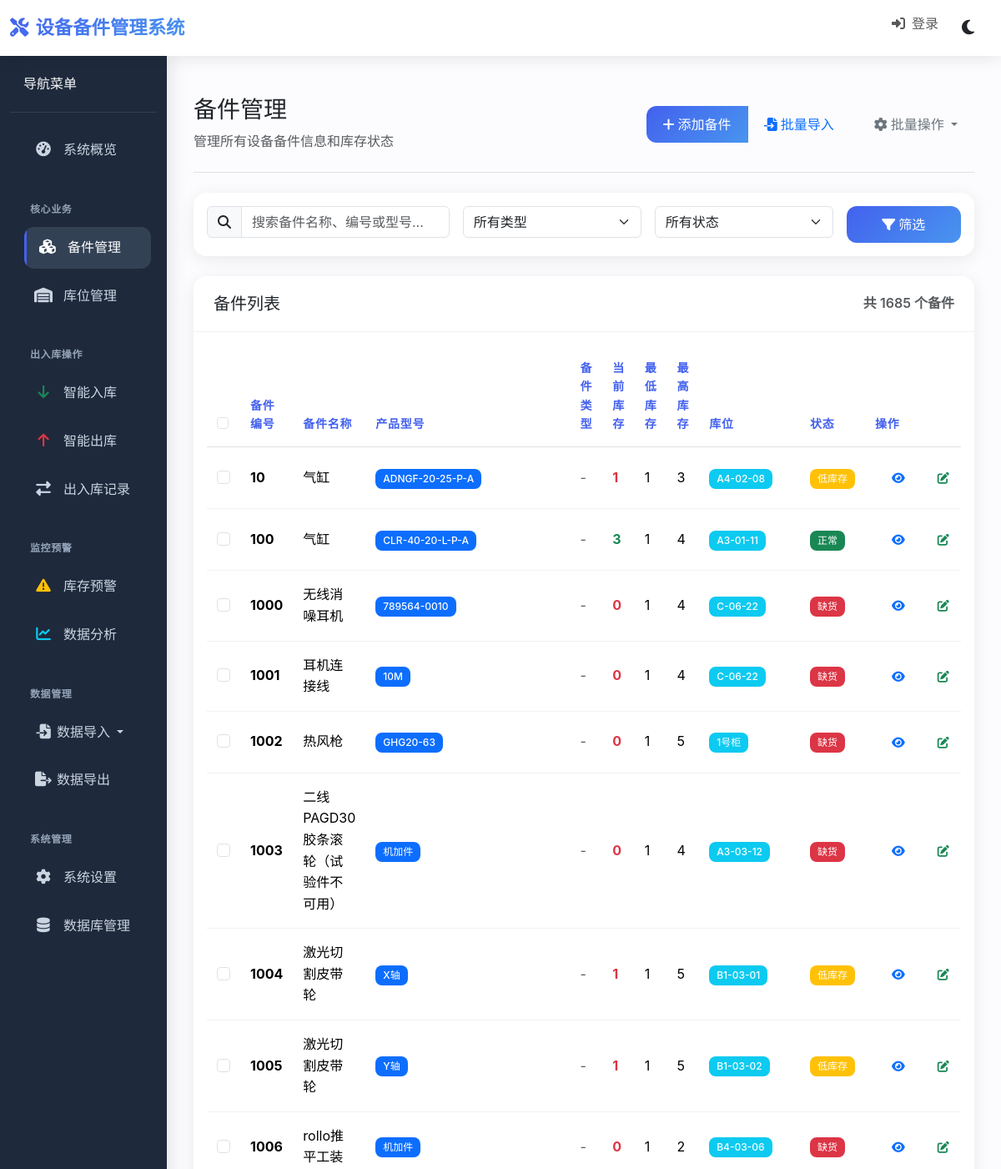
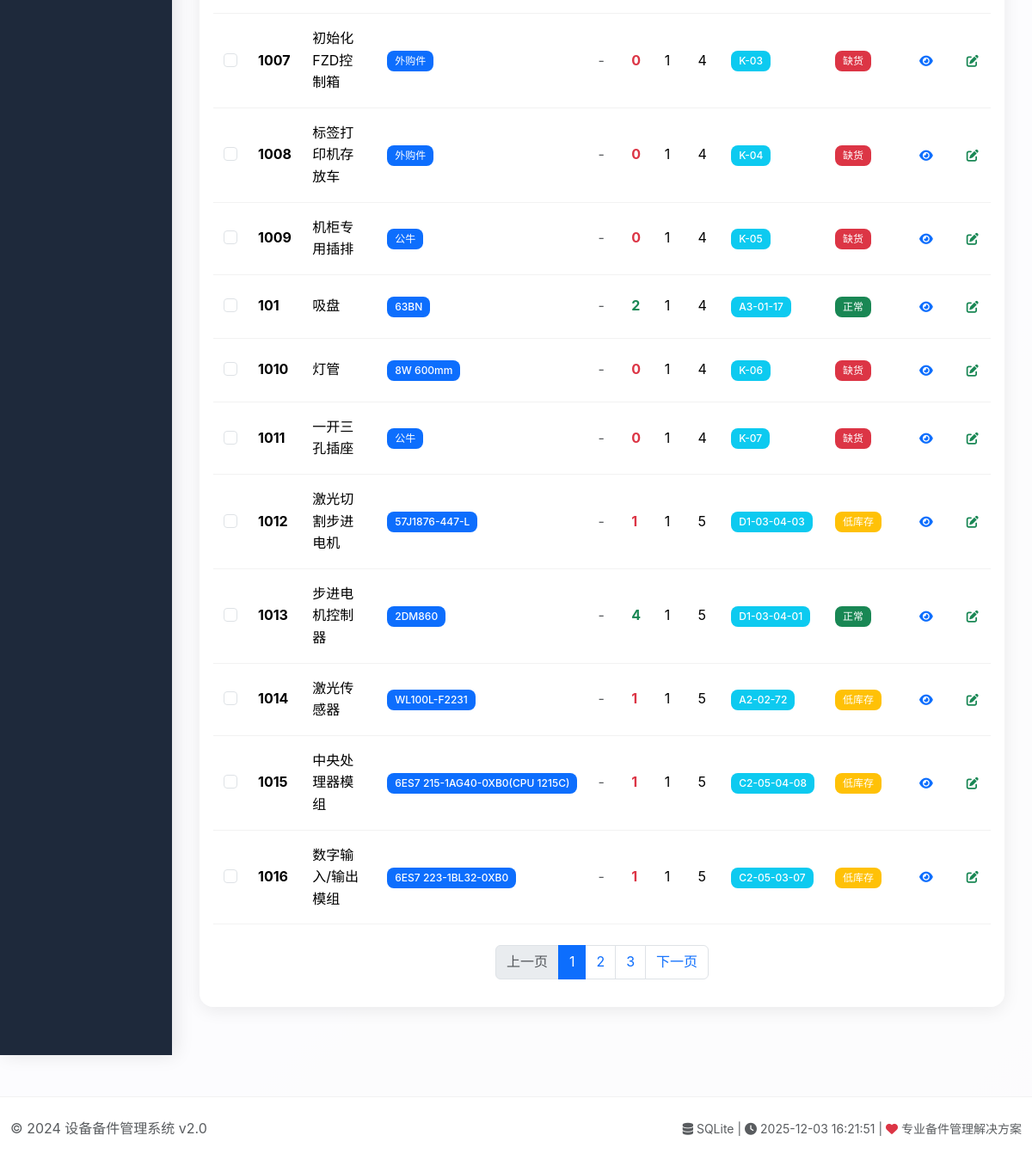
Page /parts on the committed database (2 pictures, top to bottom).
### tables this page shows
CREATE TABLE spare_parts (
                id INTEGER PRIMARY KEY AUTOINCREMENT,
                part_no TEXT UNIQUE NOT NULL,
                name TEXT NOT NULL,
                type TEXT,
                product_model TEXT,
                current_stock INTEGER DEFAULT 0,
                min_stock INTEGER DEFAULT 0,
                max_stock INTEGER DEFAULT 0,
                key_part BOOLEAN DEFAULT FALSE,
                lt_weeks INTEGER DEFAULT 0,
                unit_price REAL DEFAULT 0.0,
                unit TEXT DEFAULT '个',
                location TEXT,
                supplier TEXT,
                description TEXT,
                created_date TIMESTAMP DEFAULT CURRENT_TIMESTAMP,
                updated_date TIMESTAMP DEFAULT CURRENT_TIMESTAMP,
                FOREIGN KEY (location) REFERENCES locations(location_code)
            );

### routes/parts_routes.py (the view, shortened to what this page needs)
    @app.route('/parts')
    def parts_list():
        try:
            search = request.args.get('search', '')
            type_filter = request.args.get('type_filter', '')
            stock_status = request.args.get('stock_status', '')
            page = safe_int(request.args.get('page', 1))
            per_page = safe_int(request.args.get('per_page', 20))
            parts = get_all_spare_parts()
            filtered_parts = []
            for part in parts:
                if search:
                    search_lower = search.lower()
                    if (search_lower not in safe_str(part[1]).lower() and  # part_no
                            search_lower not in safe_str(part[2]).lower() and  # name
                            search_lower not in safe_str(part[4]).lower()):  # product_model
                        continue
                if type_filter and safe_str(part[3]) != type_filter:
                    continue
                filtered_parts.append(part)
            total_parts = len(filtered_parts)
            start_idx = (page - 1) * per_page
            end_idx = start_idx + per_page
            paginated_parts = filtered_parts[start_idx:end_idx]
            return render_template('parts_list.html',
                                   parts=paginated_parts,
                                   total_parts=total_parts,
                                   page=page,
                                   per_page=per_page,
                                   search=search,
                                   type_filter=type_filter,
                                   stock_status=stock_status,
                                   now=datetime.datetime.now())
        except Exception as e:
            app.logger.error(f"加载备件列表失败: {str(e)}")
            flash('加载备件列表失败', 'danger')
            return render_template('parts_list.html',
                                   parts=[],
                                   total_parts=0,
                                   page=1,
                                   per_page=20,
                                   search='',
                                   type_filter='',
                                   stock_status='',
                                   now=datetime.datetime.now())

### templates/parts_list.html (shortened to what this page needs)
{% extends "base.html" %}
{% block content %}
<div class="d-flex justify-content-between flex-wrap flex-md-nowrap align-items-center pt-3 pb-4 mb-4 border-bottom">
    <div>
        <h1 class="h3 mb-2">备件管理</h1>
        <p class="text-muted mb-0">管理所有设备备件信息和库存状态</p>
    </div>
    <div class="btn-toolbar mb-2 mb-md-0">
        <div class="btn-group me-2">
            <a href="{{ url_for('add_part') }}" class="btn btn-primary">
                <i class="fas fa-plus me-1"></i>添加备件
            </a>
            <a href="{{ url_for('import_part_info_only') }}" class="btn btn-outline-primary">
                <i class="fas fa-file-import me-1"></i>批量导入
            </a>
        </div>
        <div class="btn-group">
            <button type="button" class="btn btn-outline-secondary dropdown-toggle" data-bs-toggle="dropdown">
                <i class="fas fa-cog me-1"></i>批量操作
            </button>
        </div>
    </div>
</div>
<div class="card mb-4">
    <div class="card-body">
        <form method="get" class="row g-3">
            <div class="col-md-4">
                <div class="input-group">
                    <span class="input-group-text"><i class="fas fa-search"></i></span>
                    <input type="text" class="form-control" name="search" placeholder="搜索备件名称、编号或型号..."
                           value="{{ request.args.get('search', '') }}">
                </div>
            </div>
            <div class="col-md-3">
                <select class="form-select" name="type_filter">
                    <option value="">所有类型</option>
                </select>
            </div>
            <div class="col-md-3">
                <select class="form-select" name="stock_status">
                    <option value="">所有状态</option>
                </select>
            </div>
            <div class="col-md-2">
                <button type="submit" class="btn btn-primary w-100">
                    <i class="fas fa-filter me-1"></i>筛选
                </button>
            </div>
        </form>
    </div>
</div>
<div class="card">
    <div class="card-header d-flex justify-content-between align-items-center">
        <h5 class="card-title mb-0">备件列表</h5>
        <span class="text-muted">共 {{ total_parts }} 个备件</span>
    </div>
    <div class="card-body">
        {% if parts %}
        <div class="table-responsive">
            <table class="table table-hover">
                <thead>
                    <tr>
                        <th width="40">
                            <input type="checkbox" class="form-check-input" id="selectAll">
                        </th>
                        <th>备件编号</th>
                        <th>备件名称</th>
                        <th>产品型号</th>
                        <th>备件类型</th>
                        <th>当前库存</th>
                        <th>最低库存</th>
                        <th>最高库存</th>
                        <th>库位</th>
                        <th>状态</th>
                        <th>操作</th>
                    </tr>
                </thead>
                <tbody>
                    {% for part in parts %}
                    <tr>
                        <td>
                            <input type="checkbox" class="form-check-input part-checkbox" value="{{ part[0] }}">
                        </td>
                        <td>
                            <strong>{{ part[1] }}</strong>
                        </td>
                        <td>{{ part[2] }}</td>
                        <td>
                            {% if part[3] %}
                            <span class="badge bg-primary">{{ part[3] }}</span>
                            {% else %}
                            <span class="text-muted">-</span>
                            {% endif %}
                        </td>
                        <td>
                            {% if part[4] %}
                            <span class="badge bg-secondary">{{ part[4] }}</span>
                            {% else %}
                            <span class="text-muted">-</span>
                            {% endif %}
                        </td>
                        <td>
                            <span class="fw-bold {% if part[5] <= part[6] %}text-danger{% elif part[5] <= part[6] * 1.2 %}text-warning{% else %}text-success{% endif %}">
                                {{ part[5] }}
                            </span>
                        </td>
                        <td>{{ part[6] }}</td>
                        <td>{{ part[7] }}</td>
                        <td>
                            {% if part[12] %}
                            <span class="badge bg-info">{{ part[12] }}</span>
                            {% else %}
                            <span class="text-muted">-</span>
                            {% endif %}
                        </td>
                        <td>
                            {% if part[5] == 0 %}
                            <span class="badge bg-danger">缺货</span>
                            {% elif part[5] <= part[6] %}
                            <span class="badge bg-warning">低库存</span>
                            {% else %}
                            <span class="badge bg-success">正常</span>
                            {% endif %}
                        </td>
                        <td>
                            <div class="btn-group btn-group-sm">
                                <a href="{{ url_for('part_detail', part_id=part[0]) }}" class="btn btn-outline-primary" title="查看详情">
                                    <i class="fas fa-eye"></i>
                                </a>
                                <a href="{{ url_for('edit_part', part_id=part[0]) }}" class="btn btn-outline-success" title="编辑">
                                    <i class="fas fa-edit"></i>
                                </a>
                            </div>
                        </td>
                    </tr>
                    {% endfor %}
                </tbody>
            </table>
        </div>
        {% if total_parts > per_page %}
        <nav aria-label="Page navigation" class="mt-4">
            <ul class="pagination justify-content-center">
                {% set total_pages = (total_parts / per_page)|round(0, 'ceil')|int %}
                {% set current_page = page %}
                <li class="page-item {% if current_page == 1 %}disabled{% endif %}">
                    <a class="page-link" href="{{ url_for('parts_list', page=current_page-1, search=search, type_filter=type_filter, stock_status=stock_status, per_page=per_page) }}">上一页</a>
                </li>
                {% for p in range(1, total_pages + 1) %}
                    {% if p >= current_page - 2 and p <= current_page + 2 %}
                    <li class="page-item {% if p == current_page %}active{% endif %}">
                        <a class="page-link" href="{{ url_for('parts_list', page=p, search=search, type_filter=type_filter, stock_status=stock_status, per_page=per_page) }}">{{ p }}</a>
                    </li>
                    {% endif %}
                {% endfor %}
                <li class="page-item {% if current_page == total_pages %}disabled{% endif %}">
                    <a class="page-link" href="{{ url_for('parts_list', page=current_page+1, search=search, type_filter=type_filter, stock_status=stock_status, per_page=per_page) }}">下一页</a>
                </li>
            </ul>
        </nav>
        {% endif %}
        {% endif %}
    </div>
</div>
{% endblock %}

### rows in the picture
spare_parts: part_no "10", name "气缸", type "ADNGF-20-25-P-A", current_stock "1", min_stock "1", max_stock "3", location "A4-02-08", shows "低库存"
spare_parts: part_no "100", name "气缸", type "CLR-40-20-L-P-A", current_stock "3", min_stock "1", max_stock "4", location "A3-01-11", shows "正常"
spare_parts: part_no "1000", name "无线消噪耳机", type "789564-0010", current_stock "0", min_stock "1", max_stock "4", location "C-06-22", shows "缺货"
spare_parts: part_no "1001", name "耳机连接线", type "10M", current_stock "0", min_stock "1", max_stock "4", location "C-06-22", shows "缺货"
spare_parts: part_no "1002", name "热风枪", type "GHG20-63", current_stock "0", min_stock "1", max_stock "5", location "1号柜", shows "缺货"
spare_parts: part_no "1003", name "二线PAGD30胶条滚轮（试验件不可用）", type "机加件", current_stock "0", min_stock "1", max_stock "4", location "A3-03-12", shows "缺货"
spare_parts: part_no "1004", name "激光切割皮带轮", type "X轴", current_stock "1", min_stock "1", max_stock "5", location "B1-03-01", shows "低库存"
spare_parts: part_no "1005", name "激光切割皮带轮", type "Y轴", current_stock "1", min_stock "1", max_stock "5", location "B1-03-02", shows "低库存"
spare_parts: part_no "1006", name "rollo推平工装", type "机加件", current_stock "0", min_stock "1", max_stock "2", location "B4-03-06", shows "缺货"
spare_parts: part_no "1007", name "初始化FZD控制箱", type "外购件", current_stock "0", min_stock "1", max_stock "4", location "K-03", shows "缺货"
spare_parts: part_no "1008", name "标签打印机存放车", type "外购件", current_stock "0", min_stock "1", max_stock "4", location "K-04", shows "缺货"
spare_parts: part_no "1009", name "机柜专用插排", type "公牛", current_stock "0", min_stock "1", max_stock "4", location "K-05", shows "缺货"
spare_parts: part_no "101", name "吸盘", type "63BN", current_stock "2", min_stock "1", max_stock "4", location "A3-01-17", shows "正常"
spare_parts: part_no "1010", name "灯管", type "8W 600mm", current_stock "0", min_stock "1", max_stock "4", location "K-06", shows "缺货"
spare_parts: part_no "1011", name "一开三孔插座", type "公牛", current_stock "0", min_stock "1", max_stock "4", location "K-07", shows "缺货"
spare_parts: part_no "1012", name "激光切割步进电机", type "57J1876-447-L", current_stock "1", min_stock "1", max_stock "5", location "D1-03-04-03", shows "低库存"
spare_parts: part_no "1013", name "步进电机控制器", type "2DM860", current_stock "4", min_stock "1", max_stock "5", location "D1-03-04-01", shows "正常"
spare_parts: part_no "1014", name "激光传感器", type "WL100L-F2231", current_stock "1", min_stock "1", max_stock "5", location "A2-02-72", shows "低库存"
spare_parts: part_no "1015", name "中央处理器模组", type "6ES7 215-1AG40-0XB0(CPU 1215C)", current_stock "1", min_stock "1", max_stock "5", location "C2-05-04-08", shows "低库存"
spare_parts: part_no "1016", name "数字输入/输出模组", type "6ES7 223-1BL32-0XB0", current_stock "1", min_stock "1", max_stock "5", location "C2-05-03-07", shows "低库存"

### other values in the picture
{{ total_parts }} "1685"
{{ p }} "1" "2" "3"
